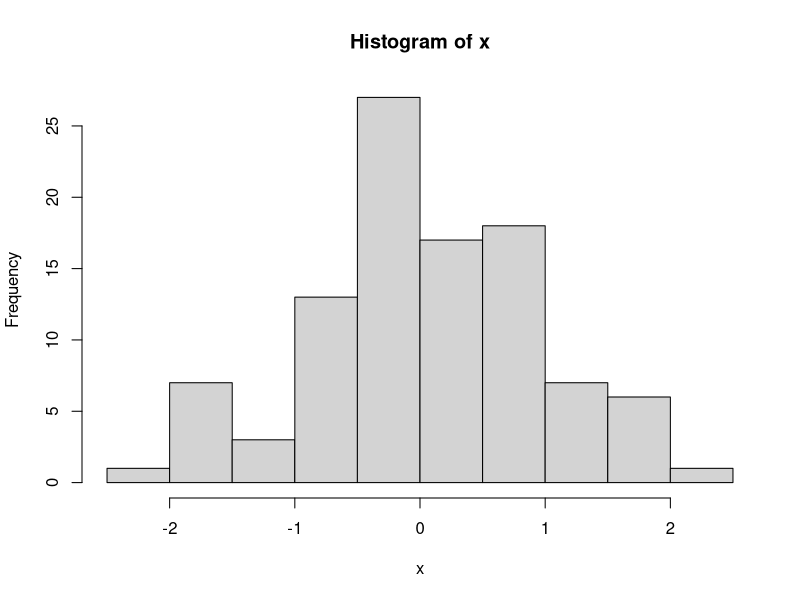

Write the R code that produced this figure.
setwd("C:/Users/neo2g/OneDrive/Documentos/DataScience Academy/Big Data R Azure/Cap 09/DSA_cap_09")
getwd()


# Distribuição Poisson
?dpois

## Exemplo: considere um processo que tem uma taxa de 0,5 defeitos por unidade
### Qual a probabilidade de uma unidade apresentar dois defeitos?
dpois(2, 0.5)

### E nenhum defeito?
dpois(0, 0.5)

### e apenas 1 defeito?
dpois(1, 0.5)



# Distribuição normal
x <- rnorm(100)
hist(x)
